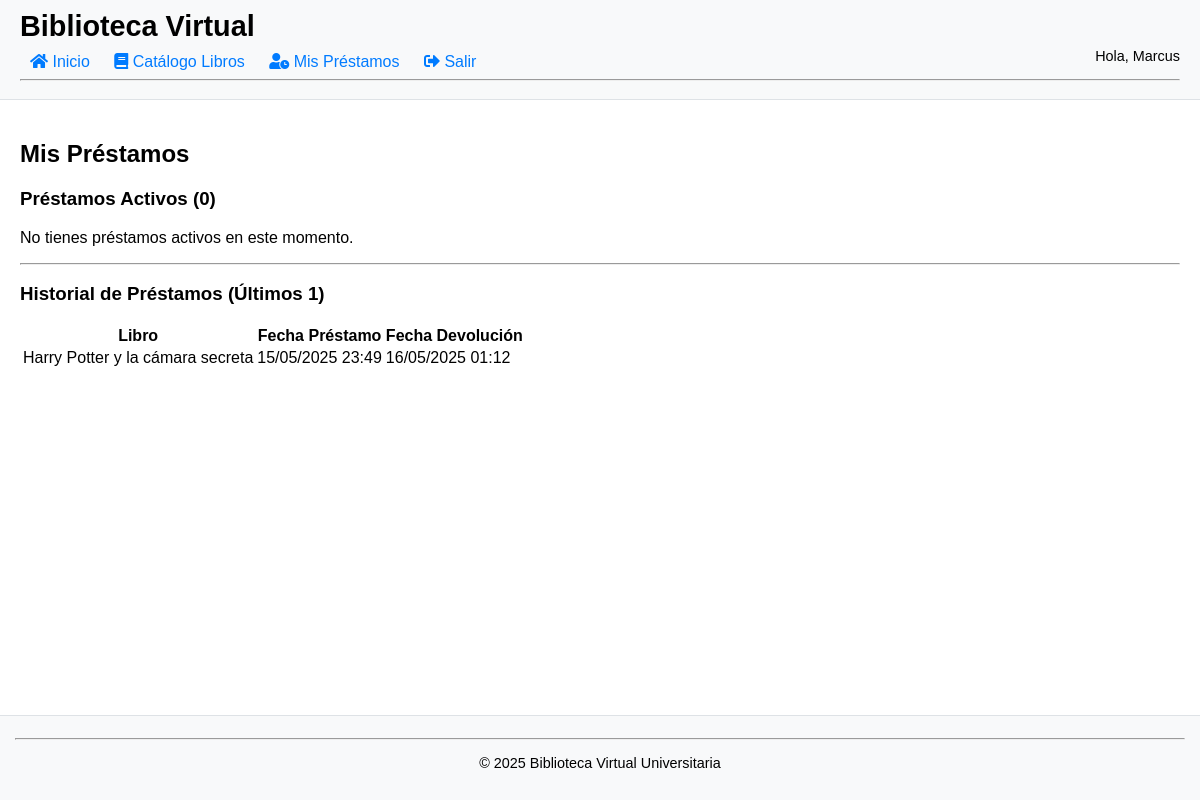
The app's page /mis_prestamos (signed in) with its own data.
### modelos.py (models this page shows, shortened)
class Usuario(db.Model):
    __tablename__ = 'usuarios'
    id = db.Column(db.Integer, primary_key=True)
    nombre = db.Column(db.String(50), nullable=False)
    email = db.Column(db.String(100), unique=True, nullable=False)
    password_hash = db.Column(db.String(256))
    role = db.Column(db.String(10), default='usuario')
    prestamos = db.relationship('Prestamo', backref='usuario', lazy='dynamic')

class Prestamo(db.Model):
    __tablename__ = 'prestamos'
    id = db.Column(db.Integer, primary_key=True)
    fecha_prestamo = db.Column(db.DateTime, default=datetime.utcnow)
    fecha_devolucion_prevista = db.Column(db.DateTime)
    fecha_devolucion_real = db.Column(db.DateTime, nullable=True)
    duracion = db.Column(db.Integer, nullable=False)
    libro_id = db.Column(db.Integer, db.ForeignKey('libros.id'), nullable=False)
    usuario_id = db.Column(db.Integer, db.ForeignKey('usuarios.id'), nullable=False)

class Libro(db.Model):
    __tablename__ = 'libros'
    id = db.Column(db.Integer, primary_key=True)
    titulo = db.Column(db.String(100), nullable=False)
    autor = db.Column(db.String(50), nullable=False)
    anio = db.Column(db.Integer, nullable=False)
    editorial = db.Column(db.String(50), nullable=False)
    descripcion = db.Column(db.Text, nullable=True)
    archivo = db.Column(db.String(100), nullable=True)
    portada_archivo = db.Column(db.String(100), nullable=True)
    max_prestamos = db.Column(db.Integer, default=5)
    prestamos_activos = db.Column(db.Integer, default=0)
    prestamos = db.relationship('Prestamo', backref='libro', lazy='dynamic', # lazy='dynamic' para poder hacer .filter()
                                cascade="all, delete-orphan")
    generos = db.relationship('Genero', secondary=tabla_libro_genero,
                              lazy='subquery',
                              backref=db.backref('libros', lazy=True))

### routes.py (the view)
    @app.route('/mis_prestamos')
    @login_required
    def mis_prestamos():
        activos = Prestamo.query.filter_by(usuario_id=g.user.id, fecha_devolucion_real=None).order_by(Prestamo.fecha_devolucion_prevista.asc()).all()
        historial = Prestamo.query.filter(Prestamo.usuario_id == g.user.id, Prestamo.fecha_devolucion_real != None).order_by(Prestamo.fecha_devolucion_real.desc()).limit(10).all()
        return render_template('mis_prestamos.html', prestamos_activos=activos, prestamos_historial=historial)

### app.py (called while the page is built)
def formatear_fecha_filter_func(dt_obj):
    if isinstance(dt_obj, datetime):
        return dt_obj.strftime('%d/%m/%Y %H:%M')
    return ''

@app.before_request
def load_logged_in_user():
    user_id = session.get('user_id')
    if user_id is None:
        g.user = None
    else:
        g.user = Usuario.query.get(user_id)
    g.config_max_prestamos_default = Configuracion.obtener_int('max_prestamos_default', 5)
    g.config_duracion_prestamo_default = Configuracion.obtener_int('duracion_prestamo_default', 7)

@app.context_processor
def inject_global_variables():
    return {
        'now': datetime.utcnow(),
        'current_user': g.user,
        'is_admin': g.user.role == 'admin' if g.user else False,
        'config_max_prestamos_default': g.config_max_prestamos_default,
        'config_duracion_prestamo_default': g.config_duracion_prestamo_default
    }

def login_required(f):
    @wraps(f)
    def decorated_function(*args, **kwargs):
        if g.user is None:
            flash('Debes iniciar sesión para acceder a esta página.', 'warning')
            return redirect(url_for('login', next=request.url))
        return f(*args, **kwargs)
    return decorated_function

### modelos.py (called while the page is built)
    @staticmethod
    def obtener(clave, default=None):
        config = Configuracion.query.filter_by(clave=clave).first()
        return config.valor if config else default

    @staticmethod
    def obtener_int(clave, default=0):
        val = Configuracion.obtener(clave)
        try:
            return int(val) if val else default
        except ValueError:
            return default

### templates/mis_prestamos.html (shortened to what this page needs)
{% extends 'base.html' %}
{% block content %}
<h2>Mis Préstamos</h2>
<h3>Préstamos Activos ({{ prestamos_activos|length }})</h3>
{% if prestamos_activos %}
<table class="table table-striped">
    <thead>
    <tr>
        <th>Libro</th>
        <th>Fecha Préstamo</th>
        <th>Devolución Prevista</th>
        <th>Tiempo Restante</th>
        <th>Acción de Lectura</th>
        <th>Acción de Devolución</th>
    </tr>
    </thead>
    <tbody>
    {% for prestamo in prestamos_activos %}
    <tr>
        <td>{{ prestamo.libro.titulo }}</td>
        <td>{{ prestamo.fecha_prestamo|formatear_fecha }}</td>
        <td>{{ prestamo.fecha_devolucion_prevista|formatear_fecha }}</td>
        <td>
            {% if prestamo.tiempo_restante == "Vencido" %}
            <span class="text-danger font-weight-bold">{{ prestamo.tiempo_restante }}</span>
            {% else %}
            {{ prestamo.tiempo_restante }}
            {% endif %}
        </td>
        <td>
            {% if prestamo.libro.archivo and prestamo.esta_activo and now <= prestamo.fecha_devolucion_prevista %}
            {% set extension = prestamo.libro.archivo.rsplit('.', 1)[1].lower() %}
            {% if extension == 'pdf' %}
            <a href="{{ url_for('leer_libro_pdf', prestamo_id=prestamo.id) }}" class="btn btn-sm btn-primary">
                <i class="fas fa-file-pdf"></i> Leer PDF
            </a>
            {% elif extension == 'epub' %}
            <a href="{{ url_for('leer_libro_o_descargar', prestamo_id=prestamo.id) }}" class="btn btn-sm btn-secondary" target="_blank">
                <i class="fas fa-download"></i> Descargar EPUB
            </a>
            {% else %}
            <span class="text-muted">Formato no soportado para visor</span>
            {% endif %}
            {% elif prestamo.libro.archivo %}
            <span class="text-muted"><i class="fas fa-ban"></i> Acceso no disponible</span>
            {% else %}
            N/A
            {% endif %}
        </td>
        <td>
            <form action="{{ url_for('devolver_libro_usuario', prestamo_id=prestamo.id) }}" method="POST" onsubmit="return confirm('¿Estás seguro de que quieres devolver este libro?');">
                <button type="submit" class="btn btn-sm btn-warning">
                    <i class="fas fa-undo-alt"></i> Devolver Libro
                </button>
            </form>
        </td>
    </tr>
    {% endfor %}
    </tbody>
</table>
{% else %}
<p>No tienes préstamos activos en este momento.</p>
{% endif %}
<hr>
<h3>Historial de Préstamos (Últimos {{ prestamos_historial|length }})</h3>
{% if prestamos_historial %}
<table class="table table-sm">
    <thead>
    <tr>
        <th>Libro</th>
        <th>Fecha Préstamo</th>
        <th>Fecha Devolución</th>
    </tr>
    </thead>
    <tbody>
    {% for prestamo in prestamos_historial %}
    <tr>
        <td>{{ prestamo.libro.titulo }}</td>
        <td>{{ prestamo.fecha_prestamo|formatear_fecha }}</td>
        <td>{{ prestamo.fecha_devolucion_real|formatear_fecha }}</td>
    </tr>
    {% endfor %}
    </tbody>
</table>
{% else %}
<p>No tienes historial de préstamos.</p>
{% endif %}
{% endblock %}

### templates/base.html (shortened to what this page needs)
<!DOCTYPE html>
<html lang="es">
<head>
    <link rel="stylesheet" href="https://cdnjs.cloudflare.com/ajax/libs/font-awesome/5.15.4/css/all.min.css">
</head>
<body>
<header>
    <h1>Biblioteca Virtual</h1>
    {% if current_user %}
    <div class="user-info">
        Hola, {{ current_user.nombre }}
    </div>
    {% endif %}
    <nav>
        <a href="{{ url_for('index') }}"><i class="fas fa-home"></i> Inicio</a>
        {% if current_user %}
        <a href="{{ url_for('lista_libros') }}"><i class="fas fa-book"></i> Catálogo Libros</a>
        {% if is_admin %}
        <a href="{{ url_for('registro_libro_admin') }}"><i class="fas fa-plus-circle"></i> Registrar Libro</a>
        <a href="{{ url_for('admin_gestionar_generos') }}"><i class="fas fa-tags"></i> Gestionar Géneros</a>
        <a href="{{ url_for('lista_usuarios') }}"><i class="fas fa-users"></i> Gestionar Usuarios</a>
        <a href="{{ url_for('prestar_libro') }}"><i class="fas fa-hand-holding-usd"></i> Registrar Préstamo</a>
        <a href="{{ url_for('lista_prestamos') }}"><i class="fas fa-list-alt"></i> Ver Todos Préstamos</a>
        <a href="{{ url_for('admin_configuracion') }}"><i class="fas fa-cog"></i> Configuración</a>
        {% else %}
        <a href="{{ url_for('mis_prestamos') }}"><i class="fas fa-user-clock"></i> Mis Préstamos</a>
        {% endif %}
        <a href="{{ url_for('logout') }}"><i class="fas fa-sign-out-alt"></i> Salir</a>
        {% else %}
        <a href="{{ url_for('login') }}"><i class="fas fa-sign-in-alt"></i> Iniciar Sesión</a>
        {% endif %}
    </nav>
    <hr style="clear: both;">
</header>
<main>
    {% block content %}{% endblock %}
</main>
{% if not hide_page_footer %}
<footer>
    <hr>
    <p>© {% if now %}{{ now.year }}{% else %}2025{% endif %} Biblioteca Virtual Universitaria</p>
</footer>
{% endif %}
</body>
</html>

### templates/base.html (style rules this page uses)
html, body { height: 100%; margin: 0; padding: 0; font-family: sans-serif; }
body { display: flex; flex-direction: column; }
header { background-color: #f8f9fa; padding: 10px 20px; border-bottom: 1px solid #dee2e6; flex-shrink: 0; }
header h1 { margin: 0; font-size: 1.8em; }
nav { margin-top: 10px; }
nav a { margin: 0 10px; text-decoration: none; color: #007bff; }
.user-info { float: right; margin-top: 5px; font-size: 0.9em; }
main { flex-grow: 1; overflow-y: auto; padding: 20px; }
footer { text-align: center; padding: 15px; background-color: #f8f9fa; border-top: 1px solid #dee2e6; flex-shrink: 0; font-size: 0.9em; }

### records on screen
Usuario: nombre "Marcus"
Prestamo: libro.titulo "Harry Potter y la cámara secreta", fecha_prestamo "15/05/2025 23:49", fecha_devolucion_real "16/05/2025 01:12"

### other values on screen
{{ prestamos_activos|length }} "0"
{{ prestamos_historial|length }} "1"
